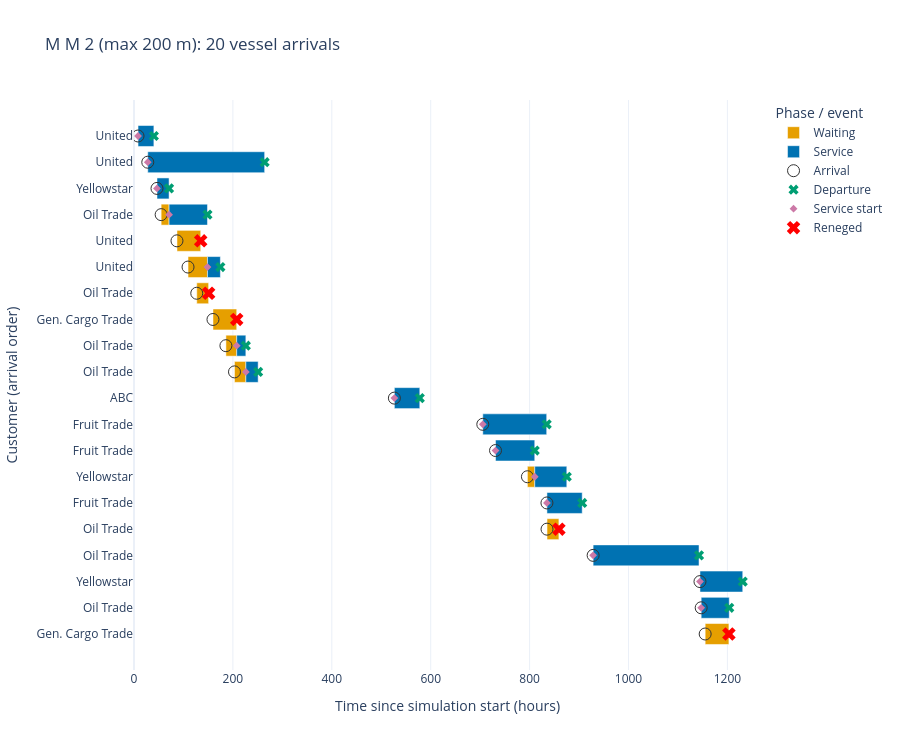

The notebook cell saved with this chart:
### Markdown cell above
#### 6. Gantt chart: arrival, waiting, service and reneging

One row per vessel visit, labelled by vessel name. Orange is waiting, blue is actual service, a green cross marks departure after service, and a **red cross** marks reneging. Reneged visits have no service bar. Hover labels show at most two decimals in hours, with days in parentheses. The table below includes status and actual departure time.

### Code cell
fig = plot_gantt(df, title=f"{example_title}: {len(df)} vessel arrivals")
fig.show()
df.sort_values(["AT", "c_id"])[["c_id", "name", "length", "maxwait", "status", "AT", "TSB", "TSE",
                                "departure", "TCWQ", "ST", "TCSS", "s_id"]]

### Figure 1 — Plotly figure (JSON) as saved in the notebook; plotly's stock layout.template omitted (floating-point values rounded to 4 significant figures)
{"data": [{"base": [8.163, 27.84, 46.5, 54.9, 86.9, 109.3, 126.9, 159.7, 185.9, 203.2, 526.5, 705.4, 731.1, 795.6, 835.1, 835.3, 928.5, 1145.0, 1147.0, 1155.0], "customdata": [["8.16 h (0.34 days)", "8.16 h (0.34 days)", "0 h (0 days)"], ["27.84 h (1.16 days)", "27.84 h (1.16 days)", "0 h (0 days)"], ["46.5 h (1.94 days)", "46.5 h (1.94 days)", "0 h (0 days)"], ["54.9 h (2.29 days)", "70.93 h (2.96 days)", "16.03 h (0.67 days)"], ["86.9 h (3.62 days)", "134.9 h (5.62 days)", "48 h (2 days)"], ["109.28 h (4.55 days)", "148.57 h (6.19 days)", "39.28 h (1.64 days)"], ["126.9 h (5.29 days)", "150.9 h (6.29 days)", "24 h (1 days)"], ["159.7 h (6.65 days)", "207.7 h (8.65 days)", "48 h (2 days)"], ["185.86 h (7.74 days)", "207.7 h (8.65 days)", "21.84 h (0.91 days)"], ["203.22 h (8.47 days)", "226.19 h (9.42 days)", "22.96 h (0.96 days)"], ["526.55 h (21.94 days)", "526.55 h (21.94 days)", "0 h (0 days)"], ["705.38 h (29.39 days)", "705.38 h (29.39 days)", "0 h (0 days)"], ["731.11 h (30.46 days)", "731.11 h (30.46 days)", "0 h (0 days)"], ["795.6 h (33.15 days)", "810.43 h (33.77 days)", "14.83 h (0.62 days)"], ["835.08 h (34.79 days)", "835.08 h (34.79 days)", "0 h (0 days)"], ["835.26 h (34.8 days)", "859.26 h (35.8 days)", "24 h (1 days)"], ["928.48 h (38.69 days)", "928.48 h (38.69 days)", "0 h (0 days)"], ["1144.56 h (47.69 days)", "1144.56 h (47.69 days)", "0 h (0 days)"], ["1146.99 h (47.79 days)", "1146.99 h (47.79 days)", "0 h (0 days)"], ["1155.07 h (48.13 days)", "1203.07 h (50.13 days)", "48 h (2 days)"]], "hovertemplate": "%{text}<br>Start: %{customdata[0]}<br>End: %{customdata[1]}<br>Duration: %{customdata[2]}<extra>%{fullData.name}</extra>", "marker": {"color": "#E69F00"}, "name": "Waiting", "orientation": "h", "text": ["United", "United", "Yellowstar", "Oil Trade", "United", "United", "Oil Trade", "Gen. Cargo Trade", "Oil Trade", "Oil Trade", "ABC", "Fruit Trade", "Fruit Trade", "Yellowstar", "Fruit Trade", "Oil Trade", "Oil Trade", "Yellowstar", "Oil Trade", "Gen. Cargo Trade"], "textposition": "none", "type": "bar", "x": [0.0, 0.0, 0.0, 16.03, 48.0, 39.28, 24.0, 48.0, 21.84, 22.96, 0.0, 0.0, 0.0, 14.83, 0.0, 24.0, 0.0, 0.0, 0.0, 48.0], "y": ["Customer 1", "Customer 2", "Customer 3", "Customer 4", "Customer 5", "Customer 6", "Customer 7", "Customer 8", "Customer 9", "Customer 10", "Customer 11", "Customer 12", "Customer 13", "Customer 14", "Customer 15", "Customer 16", "Customer 17", "Customer 18", "Customer 19", "Customer 20"]}, {"base": [8.163, 27.84, 46.5, 70.93, 148.6, 207.7, 226.2, 526.5, 705.4, 731.1, 810.4, 835.1, 928.5, 1145.0, 1147.0], "customdata": [["8.16 h (0.34 days)", "40.21 h (1.68 days)", "32.04 h (1.34 days)"], ["27.84 h (1.16 days)", "264.22 h (11.01 days)", "236.38 h (9.85 days)"], ["46.5 h (1.94 days)", "70.93 h (2.96 days)", "24.43 h (1.02 days)"], ["70.93 h (2.96 days)", "148.57 h (6.19 days)", "77.64 h (3.23 days)"], ["148.57 h (6.19 days)", "174.67 h (7.28 days)", "26.11 h (1.09 days)"], ["207.7 h (8.65 days)", "226.19 h (9.42 days)", "18.48 h (0.77 days)"], ["226.19 h (9.42 days)", "251.07 h (10.46 days)", "24.88 h (1.04 days)"], ["526.55 h (21.94 days)", "577.95 h (24.08 days)", "51.4 h (2.14 days)"], ["705.38 h (29.39 days)", "834.58 h (34.77 days)", "129.2 h (5.38 days)"], ["731.11 h (30.46 days)", "810.43 h (33.77 days)", "79.32 h (3.31 days)"], ["810.43 h (33.77 days)", "875.24 h (36.47 days)", "64.81 h (2.7 days)"], ["835.08 h (34.79 days)", "906.4 h (37.77 days)", "71.32 h (2.97 days)"], ["928.48 h (38.69 days)", "1142.64 h (47.61 days)", "214.16 h (8.92 days)"], ["1144.56 h (47.69 days)", "1231.03 h (51.29 days)", "86.47 h (3.6 days)"], ["1146.99 h (47.79 days)", "1203.75 h (50.16 days)", "56.75 h (2.36 days)"]], "hovertemplate": "%{text}<br>Start: %{customdata[0]}<br>End: %{customdata[1]}<br>Duration: %{customdata[2]}<extra>%{fullData.name}</extra>", "marker": {"color": "#0072B2"}, "name": "Service", "orientation": "h", "text": ["United", "United", "Yellowstar", "Oil Trade", "United", "Oil Trade", "Oil Trade", "ABC", "Fruit Trade", "Fruit Trade", "Yellowstar", "Fruit Trade", "Oil Trade", "Yellowstar", "Oil Trade"], "textposition": "none", "type": "bar", "x": [32.04, 236.4, 24.43, 77.64, 26.11, 18.48, 24.88, 51.4, 129.2, 79.32, 64.81, 71.32, 214.2, 86.47, 56.75], "y": ["Customer 1", "Customer 2", "Customer 3", "Customer 4", "Customer 6", "Customer 9", "Customer 10", "Customer 11", "Customer 12", "Customer 13", "Customer 14", "Customer 15", "Customer 17", "Customer 18", "Customer 19"]}, {"customdata": ["8.16 h (0.34 days)", "27.84 h (1.16 days)", "46.5 h (1.94 days)", "54.9 h (2.29 days)", "86.9 h (3.62 days)", "109.28 h (4.55 days)", "126.9 h (5.29 days)", "159.7 h (6.65 days)", "185.86 h (7.74 days)", "203.22 h (8.47 days)", "526.55 h (21.94 days)", "705.38 h (29.39 days)", "731.11 h (30.46 days)", "795.6 h (33.15 days)", "835.08 h (34.79 days)", "835.26 h (34.8 days)", "928.48 h (38.69 days)", "1144.56 h (47.69 days)", "1146.99 h (47.79 days)", "1155.07 h (48.13 days)"], "hovertemplate": "%{text}<br>Time: %{customdata}<extra>%{fullData.name}</extra>", "marker": {"color": "#333333", "size": 12, "symbol": "circle-open"}, "mode": "markers", "name": "Arrival", "text": ["United", "United", "Yellowstar", "Oil Trade", "United", "United", "Oil Trade", "Gen. Cargo Trade", "Oil Trade", "Oil Trade", "ABC", "Fruit Trade", "Fruit Trade", "Yellowstar", "Fruit Trade", "Oil Trade", "Oil Trade", "Yellowstar", "Oil Trade", "Gen. Cargo Trade"], "type": "scatter", "x": [8.163, 27.84, 46.5, 54.9, 86.9, 109.3, 126.9, 159.7, 185.9, 203.2, 526.5, 705.4, 731.1, 795.6, 835.1, 835.3, 928.5, 1145.0, 1147.0, 1155.0], "y": ["Customer 1", "Customer 2", "Customer 3", "Customer 4", "Customer 5", "Customer 6", "Customer 7", "Customer 8", "Customer 9", "Customer 10", "Customer 11", "Customer 12", "Customer 13", "Customer 14", "Customer 15", "Customer 16", "Customer 17", "Customer 18", "Customer 19", "Customer 20"]}, {"customdata": ["40.21 h (1.68 days)", "264.22 h (11.01 days)", "70.93 h (2.96 days)", "148.57 h (6.19 days)", "174.67 h (7.28 days)", "226.19 h (9.42 days)", "251.07 h (10.46 days)", "577.95 h (24.08 days)", "834.58 h (34.77 days)", "810.43 h (33.77 days)", "875.24 h (36.47 days)", "906.4 h (37.77 days)", "1142.64 h (47.61 days)", "1231.03 h (51.29 days)", "1203.75 h (50.16 days)"], "hovertemplate": "%{text}<br>Time: %{customdata}<extra>%{fullData.name}</extra>", "marker": {"color": "#009E73", "size": 9, "symbol": "x"}, "mode": "markers", "name": "Departure", "text": ["United", "United", "Yellowstar", "Oil Trade", "United", "Oil Trade", "Oil Trade", "ABC", "Fruit Trade", "Fruit Trade", "Yellowstar", "Fruit Trade", "Oil Trade", "Yellowstar", "Oil Trade"], "type": "scatter", "x": [40.21, 264.2, 70.93, 148.6, 174.7, 226.2, 251.1, 577.9, 834.6, 810.4, 875.2, 906.4, 1143.0, 1231.0, 1204.0], "y": ["Customer 1", "Customer 2", "Customer 3", "Customer 4", "Customer 6", "Customer 9", "Customer 10", "Customer 11", "Customer 12", "Customer 13", "Customer 14", "Customer 15", "Customer 17", "Customer 18", "Customer 19"]}, {"customdata": ["8.16 h (0.34 days)", "27.84 h (1.16 days)", "46.5 h (1.94 days)", "70.93 h (2.96 days)", "148.57 h (6.19 days)", "207.7 h (8.65 days)", "226.19 h (9.42 days)", "526.55 h (21.94 days)", "705.38 h (29.39 days)", "731.11 h (30.46 days)", "810.43 h (33.77 days)", "835.08 h (34.79 days)", "928.48 h (38.69 days)", "1144.56 h (47.69 days)", "1146.99 h (47.79 days)"], "hovertemplate": "%{text}<br>Time: %{customdata}<extra>%{fullData.name}</extra>", "marker": {"color": "#CC79A7", "size": 6, "symbol": "diamond"}, "mode": "markers", "name": "Service start", "text": ["United", "United", "Yellowstar", "Oil Trade", "United", "Oil Trade", "Oil Trade", "ABC", "Fruit Trade", "Fruit Trade", "Yellowstar", "Fruit Trade", "Oil Trade", "Yellowstar", "Oil Trade"], "type": "scatter", "x": [8.163, 27.84, 46.5, 70.93, 148.6, 207.7, 226.2, 526.5, 705.4, 731.1, 810.4, 835.1, 928.5, 1145.0, 1147.0], "y": ["Customer 1", "Customer 2", "Customer 3", "Customer 4", "Customer 6", "Customer 9", "Customer 10", "Customer 11", "Customer 12", "Customer 13", "Customer 14", "Customer 15", "Customer 17", "Customer 18", "Customer 19"]}, {"customdata": ["134.9 h (5.62 days)", "150.9 h (6.29 days)", "207.7 h (8.65 days)", "859.26 h (35.8 days)", "1203.07 h (50.13 days)"], "hovertemplate": "%{text}<br>Time: %{customdata}<extra>%{fullData.name}</extra>", "marker": {"color": "red", "size": 12, "symbol": "x"}, "mode": "markers", "name": "Reneged", "text": ["United", "Oil Trade", "Gen. Cargo Trade", "Oil Trade", "Gen. Cargo Trade"], "type": "scatter", "x": [134.9, 150.9, 207.7, 859.3, 1203.0], "y": ["Customer 5", "Customer 7", "Customer 8", "Customer 16", "Customer 20"]}], "layout": {"barmode": "overlay", "height": 750, "legend": {"title": {"text": "Phase / event"}}, "title": {"text": "M M 2 (max 200 m): 20 vessel arrivals"}, "xaxis": {"range": [0, 1268.0], "title": {"text": "Time since simulation start (hours)"}}, "yaxis": {"autorange": "reversed", "categoryarray": ["Customer 1", "Customer 2", "Customer 3", "Customer 4", "Customer 5", "Customer 6", "Customer 7", "Customer 8", "Customer 9", "Customer 10", "Customer 11", "Customer 12", "Customer 13", "Customer 14", "Customer 15", "Customer 16", "Customer 17", "Customer 18", "Customer 19", "Customer 20"], "categoryorder": "array", "tickmode": "array", "ticktext": ["United", "United", "Yellowstar", "Oil Trade", "United", "United", "Oil Trade", "Gen. Cargo Trade", "Oil Trade", "Oil Trade", "ABC", "Fruit Trade", "Fruit Trade", "Yellowstar", "Fruit Trade", "Oil Trade", "Oil Trade", "Yellowstar", "Oil Trade", "Gen. Cargo Trade"], "tickvals": ["Customer 1", "Customer 2", "Customer 3", "Customer 4", "Customer 5", "Customer 6", "Customer 7", "Customer 8", "Customer 9", "Customer 10", "Customer 11", "Customer 12", "Customer 13", "Customer 14", "Customer 15", "Customer 16", "Customer 17", "Customer 18", "Customer 19", "Customer 20"], "title": {"text": "Customer (arrival order)"}}}}
